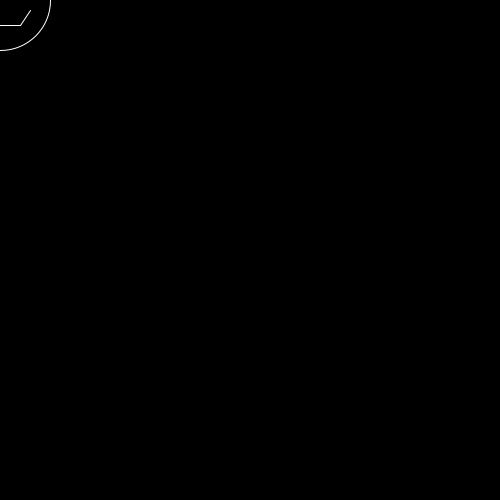
Frame 1 (no input)
Frame 60 (the mouse pressed at the canvas centre just before this capture): identical to frame 1, image omitted
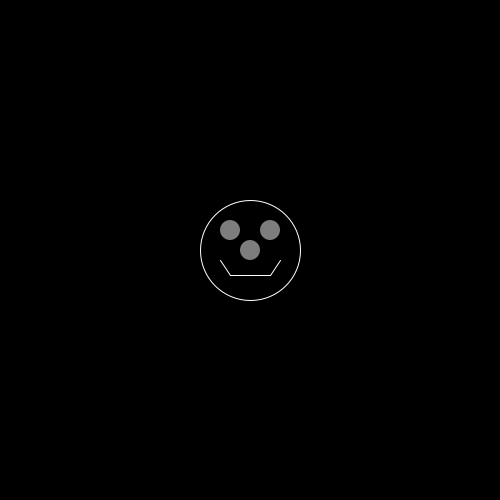
Frame 120 (the mouse held since frame 60 and released just before this capture)

The Processing sketch that drew these frames (run headless with seeded random() and noise(); from frame 60 on, the mouse is pressed at the canvas centre):

// Processing sketch: face
// ── face.pde
void setup()
{
  size(500, 500);
}

void draw()
{
  background(0);
  noFill();
  stroke(255);
  ellipse(mouseX, mouseY, 100, 100);
  fill(mouseX / 2, mouseY / 2, mouseX / 2);
  noStroke();
  ellipse(mouseX - 20, mouseY - 20, 20, 20);
  ellipse(mouseX + 20, mouseY - 20, 20, 20);
  ellipse(mouseX, mouseY, 20, 20);
  stroke(255);
  line(mouseX - 20, mouseY + 25, mouseX + 20, mouseY + 25);
  line(mouseX - 20, mouseY + 25, mouseX - 30, mouseY + 10);
  line(mouseX + 20, mouseY + 25, mouseX + 30, mouseY + 10);
  
}
